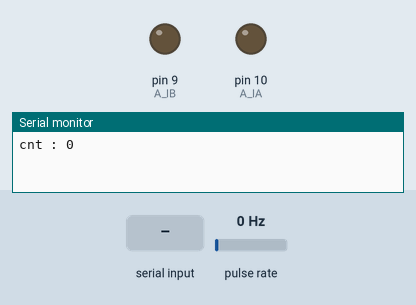
A sketch run on a simulated Arduino Uno, built with avr-gcc and run on an emulated ATmega328P. On the bench: output pins drawn as LEDs (lit = HIGH), the last lines printed to the serial monitor. Wiring (inferred from the names in the program): pulse sensor: data pin 2. The test bench sets the inputs (shaded band); at power-on: pulse rate 0 Hz.

Above: at 1.2 s.
1.3 s: "f" received over Serial
At 2.4 s:
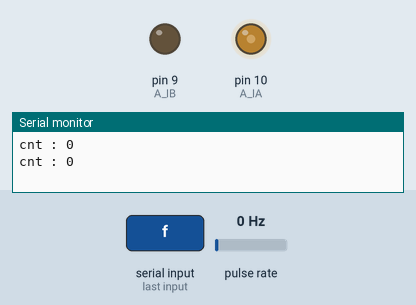
3.5 s: "s" received over Serial
At 5.2 s:
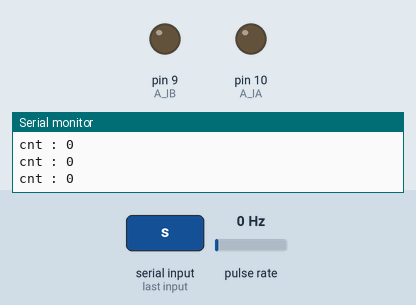
Timing chart, 0 to 6.7 s (numbered marks = the images above; inputs shaded):
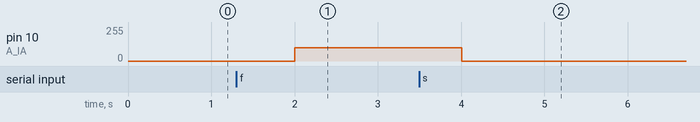

Measured:
- after the input at 1.3 s, pin 10 (A_IA): 0/255 → 100/255 after 0.70 s
- after the input at 3.5 s, pin 10 (A_IA): 100/255 → 0/255 after 0.51 s

The sketch:

h024.ino
```cpp
#define MOTOR_SP  100
#define INTERVAL  1000
int A_IA = 10;
int A_IB = 9;
int B_IA = 6;
int B_IB = 5;
int A_ENCODER = 2;

volatile int A_cnt = 0;
int A_speed=0;
unsigned long oldTime = 0;
unsigned long newTime = 0;

void A_ISR(){
  A_cnt++;
}

void setup() {
  Serial.begin(115200);
  pinMode(A_ENCODER,INPUT_PULLUP);
  attachInterrupt(INT0,A_ISR,FALLING);
}

void loop() {
  if (Serial.available()>0){
    char c = Serial.read();
    if(c=='f') A_speed = MOTOR_SP;

    else if(c=='s')A_speed = 0;
  }

  newTime = millis();
  if(newTime-oldTime > INTERVAL){
    oldTime = newTime;
    noInterrupts();
    Serial.print("cnt : ");
    Serial.println(A_cnt);
    A_cnt = 0;
    analogWrite(A_IA,A_speed);
    analogWrite(A_IB,0);
    interrupts();
  }
 }
```
